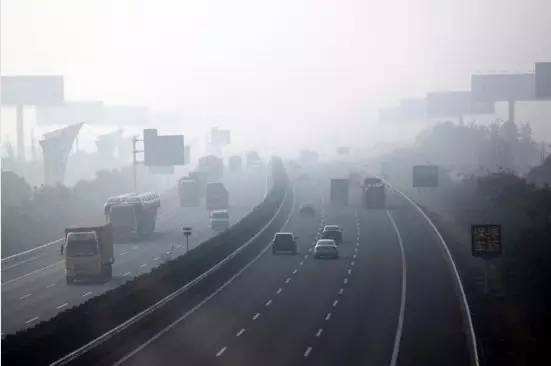
#> input picture 3/img.png, 551 x 366 px
$ jupyter execute fit.ipynb
#> lines starting #> are read from the running program, lines starting #| are printed output that depends on the picture; after the words box and inside, x2 and y2 are one past the last pixel; in counts of white or black regions, pixels touching at a corner belong together
[cell 1]
import numpy as np
import matplotlib.pyplot as plt
import math
import cv2

[cell 2]
Y = np.random.normal(0, 15, 100).reshape(100, 1)
Y = np.append(Y, np.random.randint(50, 100, size=10))
Y = np.append(Y, np.random.randint(-100, -50, size=10))
X = np.arange(100).reshape(100, 1)
X = np.append(X, np.random.randint(1, 100, size=20))
plt.scatter(X, Y)
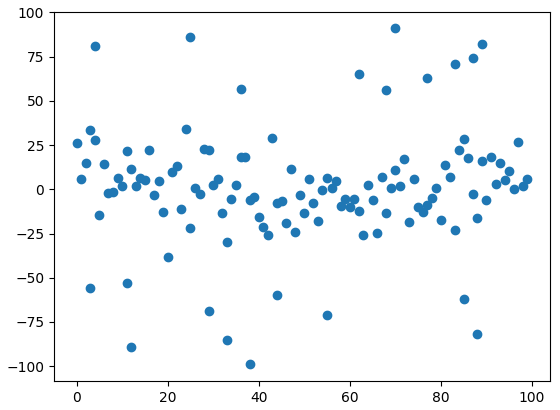
#> figure drawn by matplotlib, 1 panel

[cell 3]
def normalize_var(data):
    return (data - data.mean()) / data.std()

# least squares algorithm
# matrix implement
def least_squares(x, y):
    x = normalize_var(x)
    y = normalize_var(y)
    N = np.size(x,0) # total number of data
    x = np.vstack((x,np.ones(N))).T
    A = x.T@x
    f = x.T@y
    kb = np.linalg.solve(A, f)
    return kb

[cell 4]
k, b = least_squares(X, Y)
t = np.arange(0, 100, 0.2)
plt.plot(t, k*t + b)
plt.scatter(X, Y)
plt.show()
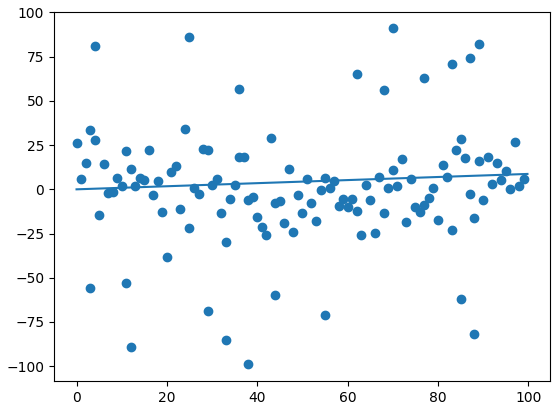
#> figure drawn by matplotlib, 1 panel; curve peaks at x = 99.8, y = 8.7

[cell 5]
def ransac(x, y):
    x = normalize_var(x)
    y = normalize_var(y)
    N = x.shape[0]
    # the iters value will optime in each loop
    iters = 100000
    sigma = 0.25
    res_k, res_b = 0, 0
    total = 0
    P = 0.99
    for i in range(iters):
        x_1, x_2 = np.random.choice(x, size=2)
        y_1, y_2 = np.random.choice(y, size=2)
        k = (y_2 - y_1) / (x_2 - x_1)
        b = y_1 - k * x_1

        inlier_num = 0
        for i in range(N):
            y_temp = k * x[i] + b
            if abs(y_temp - y[i]) < sigma:
                inlier_num += 1

        if inlier_num > total:
            iters = math.log(1 - P) / math.log(1 - math.pow(inlier_num / N, 2))
            total = inlier_num
            res_k, res_b = k, b

        if inlier_num > N / 2:
            return [res_k, res_b]
    return [res_k, res_b]

[cell 6]
k, b = ransac(X, Y)
t = np.arange(0, 100, 0.2)
plt.plot(t, k*t + b)
plt.scatter(X, Y)
plt.show()
#> figure, not shown here; curve peaks at x = 0, y = -0.0115

[cell 7]
def hough_transform(x, y):
    x = normalize_var(x)
    y = normalize_var(y)
    N = x.shape[0]
    sin_val = np.array([math.sin(i * math.pi / 180)
                for i in range(-90, 90)])
    cos_val = np.array([math.cos(i * math.pi / 180)
                for i in range(-90, 90)])
    hough = np.array([([0] * 180)
                for i in range(
                math.floor(np.max(sin_val) * np.max(x) +
                    np.max(cos_val) * np.max(y))
                )])
    total = 0
    sin_res, cos_res = 0, 0
    for i in range(N):
        for j in range(N):
            for k in range(180):
                tp = math.floor(sin_val[k] * y[j] + cos_val[k] * x[i])
                hough[tp][k] += 1
                if hough[tp][k] > total:
                    total = hough[tp][k]
                    sin_res, cos_res = sin_val[k], cos_val[k]
                    p = sin_val[k] * y[j] + cos_val[k] * x[i]
    return [sin_res, cos_res, p]

[cell 8]
sin_res, cos_res, p = hough_transform(X, Y)
t = np.arange(0, 100, 0.2)
plt.plot(t, (p - t * cos_res) / sin_res)
plt.scatter(X, Y)
plt.show()
#> figure, not shown here; curve peaks at x = 98, y = -3.01

[cell 9]
def canny_img(url):
#> called with url = './img.png'
    img = cv2.imread(url, 0)
#> img: shape (366, 551); min 0, max 255, mean 148.7
    img = cv2.GaussianBlur(img, (3, 3), 0)
    canny = cv2.Canny(img, 50, 255)
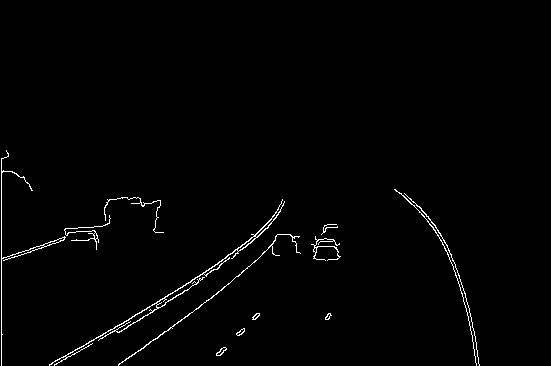
#> canny: shape (366, 551); 1.3% white in thin lines or dots, all inside (x1, y1, x2, y2) = (1, 150, 480, 366)
    lines = cv2.HoughLines(canny, 1, np.pi/180, 200)
#> lines = [[1, 0]]
    for line in lines:
        rho, theta = line[0]
        k = np.cos(theta)
        b = np.sin(theta)
        x0 = k * rho
        y0 = b * rho
        # start
        x1 = int(x0 + 1000 * (-b))
        y1 = int(y0 + 1000 * (k))
        # end
        x2 = int(x0 - 1000 * (-b))
        y2 = int(y0 - 1000 * (k))
        cv2.line(img, (x1, y1), (x2, y2), (0, 0, 255), 2)
        print(line)
#> this loop made 1 pass
#> (rho, theta, k, b, x0, y0, x1, y1) on pass 1: (1, 0, 1, 0, 1, 0, 1, 1000)
#| [[1. 0.]]
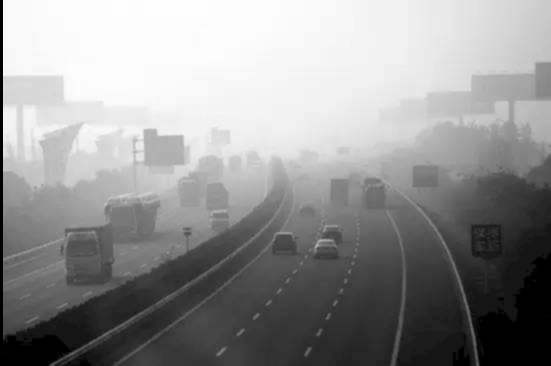
#> img: shape (366, 551); min 0, max 254, mean 147.7
    cv2.imshow('Canny HoughLines', img)
    cv2.waitKey(0)
    cv2.destroyAllWindows()
